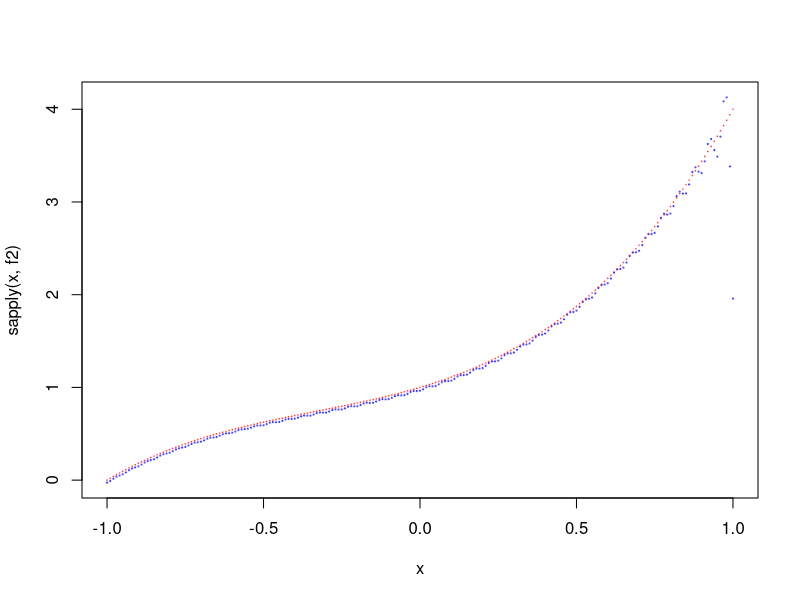

R code for this plot:
# http://www.wolframalpha.com/share/clip?f=d41d8cd98f00b204e9800998ecf8427e444j5e41kd
# http://math.stackexchange.com/questions/633668/how-to-scale-fourier-retransformation/633745?noredirect=1#633745

a0<-1
a1<-1
a2<-1
a3<-1

maxAbsFreq <- 20
freqStepSize <- 1/100

lowerBound <- -1
upperBound <- 1

minX <- -1
maxX <- 1
stepSizeX <- 1/100

freq <- c(-(maxAbsFreq/freqStepSize):-1,1:(maxAbsFreq/freqStepSize))*freqStepSize
x <- (minX/stepSizeX):(maxX/stepSizeX)*stepSizeX

f <- function(t,a0,a1,a2,a3) a3*t^3 + a2*t^2 + a1*t + a0
I <- complex(imaginary = 1)

Fint <- function(v,t,a0,a1,a2,a3) exp(-2*I*pi*t*v) * (
	4*I*pi^3*a3*t^3*v^3 + 
	4*I*pi^3*a2*t^2*v^3 +
	6*pi^2*a3*t^2*v^2 +
	2*pi^2*a1*v^2 * (1 + 2*I*pi*t*v) +
	4*pi^2*a2*t*v^2 -
	6*I*pi*a3*t*v +
	4*I*pi^3*a0*v^3 -
	2*I*pi*a2*v -
	3*a3) / (8*pi^4*v^4)
	
F <- function(v,A,B,a0,a1,a2,a3) Fint(v,B,a0,a1,a2,a3) - Fint(v,A,a0,a1,a2,a3)
	
sol <- F(freq,lowerBound,upperBound,a0,a1,a2,a3)

f2 <- function(t) freqStepSize * sum(Mod(sol) * cos(t*freq*2*pi + Arg(sol)))
plot(x,sapply(x,f2), pch=19, col=rgb(0,0,1,alpha=.5), cex=.2)
points(x,f(x,a0,a1,a2,a3), pch=19, col=rgb(1,0,0,alpha=.5), cex=.1)
